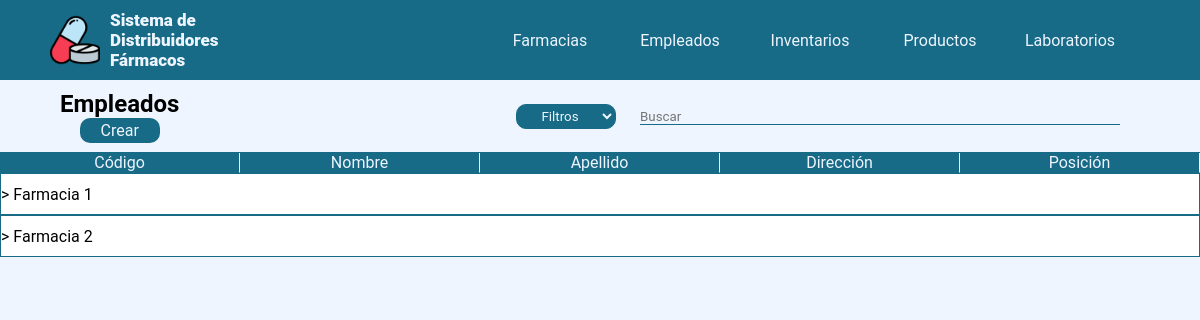
Page /employees on the earlier database version.
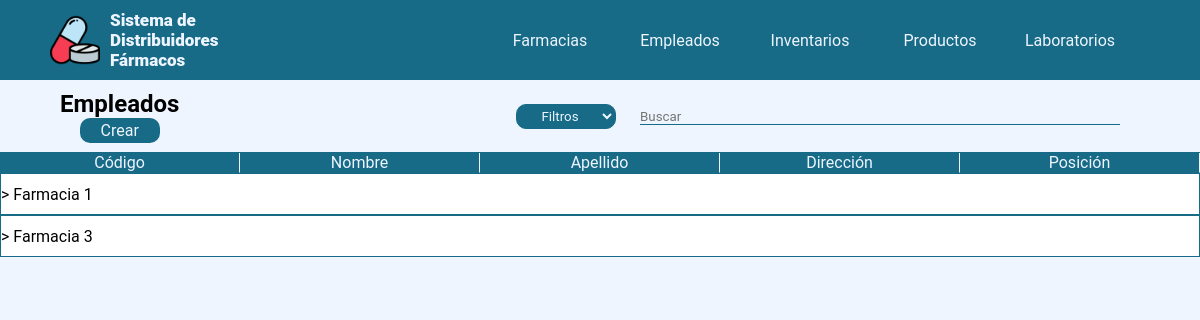
Same page on the later database version.
### tables this page shows
CREATE TABLE Pharmacies(
    pharmacy_id INTEGER PRIMARY KEY AUTOINCREMENT,
    pharmacy_code TEXT, 
    pharmacy_name TEXT, 
    pharmacy_address TEXT,
    pharmacy_city TEXT,
    pharmacy_n_employees INTEGER
);

### app.py (the view)
@app.route('/employees', methods=['GET'])
def get_employees():
    pharmacies = Pharmacy()._get_all_pharmacies()
    filters = {
        'code' : "Clave",
        'name' : "Nombre",
        'lastname' : "Apellido",
        'address' : "Dirección",
        'role' : "Posición",
        'pharmacy_id' : "Farmacia"
    }
    pharmacies = {
        pharmacy.id : {
            'name' : pharmacy.name,
            'employees' : [employee for employee in Employee()._get_all_employees(pharmacy.id)]
        }
        for pharmacy in pharmacies
    }
    return render_template('modules/employees/list.html', pharmacies = pharmacies, filters = filters)

### models/DataBase.py (called while the page is built)
    def connect_to_db(self):
        connection = sql.connect(self.db_name)
        cursor = connection.cursor()
        return connection, cursor

    def close_connection(self, connection):
        connection.commit()
        connection.close()

    def select_all(self, table):
        connection, cursor = self.connect_to_db()
        cursor.execute(
            f'''
            SELECT * FROM {table}
            '''
        )
        data = cursor.fetchall()
        self.close_connection(connection)
        return data

    def select_where(self, table, field, value):
        connection, cursor = self.connect_to_db()
        cursor.execute(
            f'''
            SELECT * FROM {table} WHERE {field} LIKE '%{value}%'
            '''
        )
        data = cursor.fetchall()
        self.close_connection(connection)
        return data

### models/Employee.py (called while the page is built)
    def _get_all_employees(self, pharmacy_id):
        employees = []
        data = DataBase().select_where("Employees", "employee_pharmacy_id", pharmacy_id)
        for employee in data:
            employee_obj = Employee(*employee)
            employees.append(employee_obj)
        return employees

### templates/modules/employees/list.html (shortened to what this page needs)
{% extends 'base/list.html' %}
{% block create_new %}
    <h2>Empleados</h2>
    {% if pharmacies %}
        <a href="/employees-form">Crear</a>
    {% else %}
        <a class="disabled">Crear</a>
    {% endif %}
{% endblock %}
{% block filter_form %}/filtered-employees{% endblock %}
{% block main_content %}
    <div class="main--content--list--table">
        <div class="content--list--headers--employees">
            <ul>
                <li>Código</li>
                <li>Nombre</li>
                <li>Apellido</li>
                <li>Dirección</li>
                <li>Posición</li>
            </ul>
        </div>
        <div id="pharmacies-list" class="content--list--parent">
            {% if pharmacies %}
                {% for pharmacy_id, pharmacy_data in pharmacies.items() %}
                    {% if pharmacy_data.get('employees')%}
                    <li class="pharmacy-row" id="pharmacy-{{ pharmacy_id }}"> > {{ pharmacy_data.name }}</li>
                    {% endif %}
                {% endfor %}
            {% else %}
            <div class="no--content">
                <img src="{{ url_for('static', filename='imgs/no-results.png')}}">
                <p>No hay empleados registradas</p>
            </div>
            {% endif %}
        </div>
    </div>
{% endblock %}

Differences in the rows shown:
no longer on this page (row unchanged): Pharmacies: name "Farmacia 2"
added Pharmacies: name "Farmacia 3"
